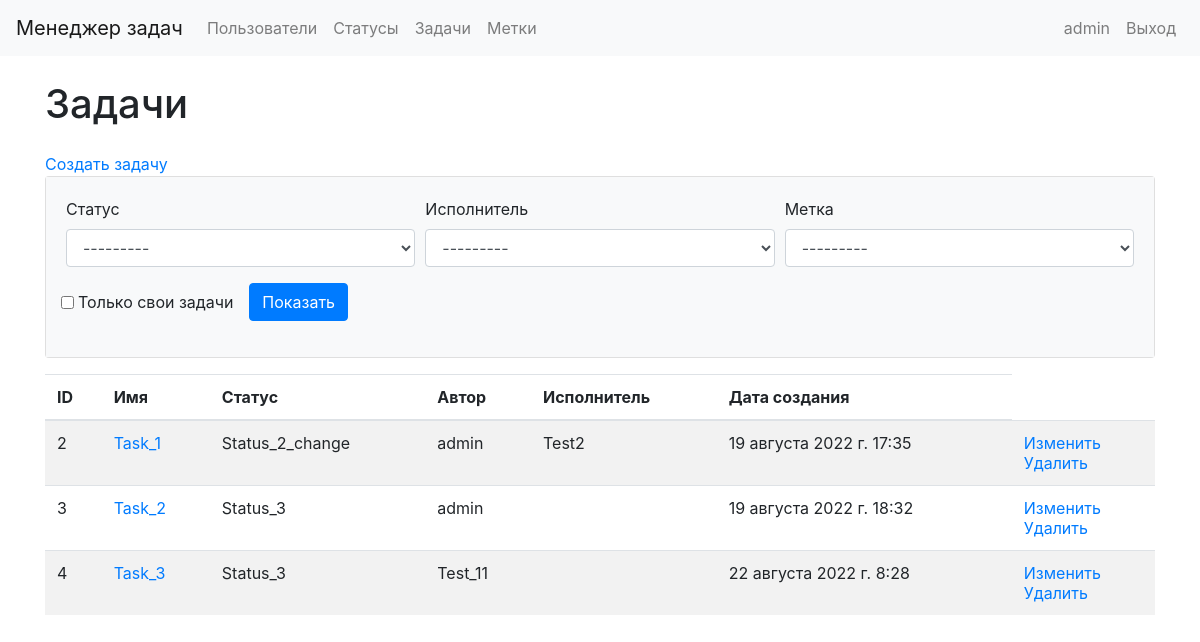
Page /tasks/ (signed in) on the committed database.
### task_manager/models.py (models this page shows)
class Status(models.Model):
    name = models.CharField(max_length=100, unique=True)
    time_create = models.DateTimeField(auto_now_add=True)
    def __str__(self):
        return self.name

class Label(models.Model):
    name = models.CharField(max_length=100, unique=True)
    time_create = models.DateTimeField(auto_now_add=True)
    def __str__(self):
        return self.name

class Task(models.Model):
    author = models.ForeignKey(User, on_delete=models.PROTECT, related_name="author")
    name = models.CharField(max_length=150, unique=True)
    description = models.TextField(max_length=500, blank=True, null=True)
    status = models.ForeignKey(Status, on_delete=models.PROTECT)
    executor = models.ForeignKey(User, on_delete=models.PROTECT, blank=True, null=True, related_name="tasks")
    labels = models.ManyToManyField("Label", through="AttachLabelToTask", blank=True)
    time_create = models.DateTimeField(auto_now_add=True)

### task_manager/views.py (the view)
# urls.py: path('tasks/', views.TaskListWithFilter.as_view(), name='tasks_list'),
class TaskListWithFilter(FilterView):
    template_name = "tasks_list_with_filter.html"
    filterset_class = TaskFilter
    def dispatch(self, request, *args, **kwargs):
        if not request.user.is_authenticated:
            messages.error(request, _("Вы не авторизованы! Пожалуйста, выполните вход."))
            return redirect('user_login')
        return super().dispatch(request, *args, **kwargs)

### task_manager/templates/tasks_list_with_filter.html (shortened to what this page needs)
{% extends "base.html" %}
{% load bootstrap4 %}
{% load i18n %}
{% block content %}
<div class="container wrapper flex-grow-1">
    <h1 class="my-4">{% translate "Задачи" %}</h1>
    <a href="{% url 'tasks_create' %}">{% translate "Создать задачу" %}</a>
    <div class="card mb-3">
        <div class="card-body bg-light">
            <form method="get" class="form-row center">
                <div class="form-group col-md-4">
                    <label for="status">{% translate "Статус" %}</label>
                    <select class="form-control" id="id_status", name="status">
                        {% for value, label in filter.form.status.field.choices %}
                            <option value="{{value}}"
                            >{{label}}</option>
                        {% endfor %}
                    </select>
                </div>
                <div class="form-group col-md-4">
                    <label for="executor">{% translate "Исполнитель" %}</label>
                    <select class="form-control" id="id_executor", name="executor">
                        {% for value, label in filter.form.executor.field.choices %}
                            <option value="{{value}}"
                            >{{label}}</option>
                        {% endfor %}
                    </select>
                </div>
                <div class="form-group col-md-4">
                    <label for="executor" class="center">{% translate "Метка" %}</label>
                    <select class="form-control" id="id_label", name="label">
                        {% for value, label in filter.form.labels.field.choices %}
                            <option value="{{value}}"
                            >{{label}}</option>
                        {% endfor %}
                    </select>
                </div>
                <div class="form-inline">
                <div class="form-group">
                    <div class="mr-3">
                        <div class="form-check">
                            <input type="checkbox" name="self_tasks" class="form-check-input" id="id_self_tasks"  >
                            <label class="form-check-label" for="id_self_tasks">Только свои задачи</label>
                        </div>
                    </div>
                </div>
                <div class="form-group">
                    <input class="btn btn-primary" type="submit" value="Показать">
                </div>
            </div>
            </form>
        </div>
    </div>
    <table class="table table-striped">
        <thead>
            <tr>
                <th>{% translate "ID" %}</th>
                <th>{% translate "Имя" %}</th>
                <th>{% translate "Статус" %}</th>
                <th>{% translate "Автор" %}</th>
                <th>{% translate "Исполнитель" %}</th>
                <th>{% translate "Дата создания" %}</th>
            </tr>
        </thead>
        <tbody>
            {% for t in filter.qs %}
            <tr>
                <td>{{t.id}}</td>
                <td><a href="{% url 'tasks_detail' pk=t.id %}"> {{t.name}} </a></td>
                <td>{{t.status.name}}</td>
                <td>{{t.author.username}}</td>
                <td>{{t.executor.username}}</td>
                <td>{{t.time_create}}</td>
                <td>
                    <a href="{% url 'tasks_update' pk=t.id %}">{% translate "Изменить" %}</a>
                    <br>
                    <a href="{% url 'tasks_delete' pk=t.id %}">{% translate "Удалить" %}</a>
                </td>
            </tr>
            {% endfor %}
        </tbody>
    </table>
</div>
{% endblock %}

### task_manager/templates/base.html (shortened to what this page needs)
{% load i18n %}
{% load bootstrap4 %}
{% bootstrap_css %}
{% block bootstrap4_content %}
    <nav class="navbar navbar-expand-lg navbar-light bg-light">
        <a class="navbar-brand" href="{% url 'home' %}">{% translate "Менеджер задач" %}</a>
        <div class="collapse navbar-collapse" id="navbarSupportedContent">
            <ul class="navbar-nav mr-auto">
                <li class="nav-item">
                    <a class="nav-link" href="{% url 'users_list' %}">{% translate "Пользователи" %}</a>
                </li>
                {% if request.user.is_authenticated %}
                <li class="nav-item">
                    <a class="nav-link" href="{% url 'statuses_list' %}">{% translate "Статусы" %}</a>
                </li>
                <li class="nav-item">
                    <a class="nav-link" href="{% url 'tasks_list' %}">{% translate "Задачи" %}</a>
                </li>
                <li class="nav-item">
                    <a class="nav-link" href="{% url 'labels_list' %}">{% translate "Метки" %}</a>
                </li>
                {% endif %}
            </ul>
            <ul class="navbar-nav">
                {% if request.user.is_authenticated %}
                <li class="nav-item">
                    <a class="nav-link" href="{% url 'users_update' pk=request.user.id %}">{{user.username}}</a>
                </li>
                <li class="nav-item">
                    <a class="nav-link" href="{% url 'user_logout' %}">{% translate "Выход" %}</a>
                </li>
                {% endif %}
            </ul>
        </div>
    </nav>
{% endblock %}
{% block content %}
{% endblock %}

### rows in the picture
Status: status "---------"
Label: label "---------"
Task: id "2", name "Task_1", status.name "Status_2_change", author.username "admin", executor.username "Test2", time_create "19 августа 2022 г. 17:35"
Task: id "3", name "Task_2", status.name "Status_3", author.username "admin", time_create "19 августа 2022 г. 18:32"
Task: id "4", name "Task_3", status.name "Status_3", author.username "Test_11", time_create "22 августа 2022 г. 8:28"

### other values in the picture
{{ user.username }} "admin"
